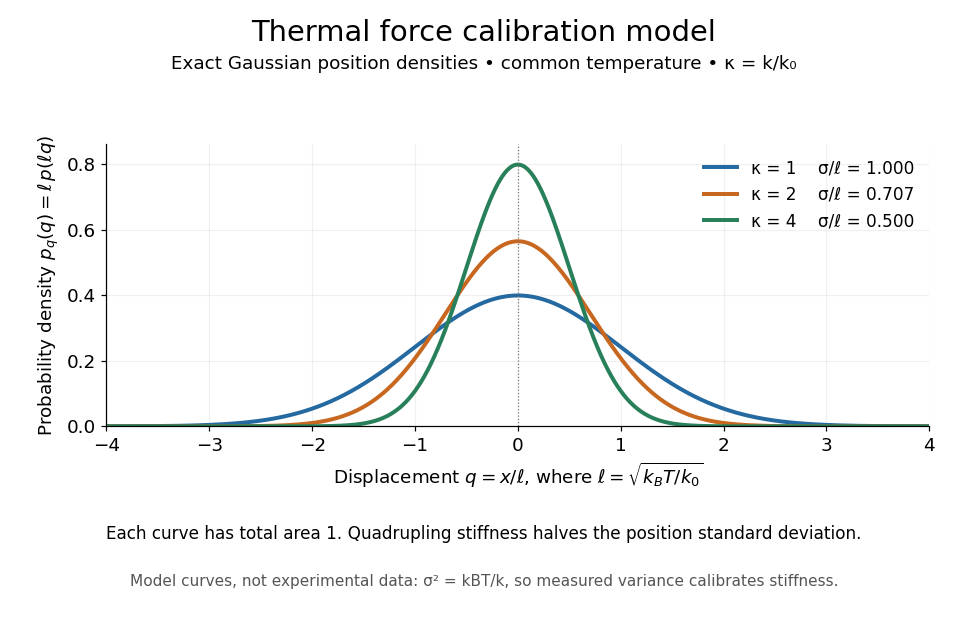

This chart was generated by the following Python code:
"""Exact harmonic-trap equilibrium densities at a common temperature.

Write optical-trap-thermal-position.png to the working directory.
Uses the repository numpy/matplotlib dependencies; tested with Python 3.14.
"""

import numpy as np
import matplotlib

matplotlib.use("Agg")
import matplotlib.pyplot as plt


def density(q, kappa):
    """Probability density per unit q, where ell = sqrt(k_B T / k_0)."""
    return np.sqrt(kappa / (2 * np.pi)) * np.exp(-0.5 * kappa * q**2)


def main():
    q = np.linspace(-4, 4, 1601)
    integration_q = np.linspace(-12, 12, 48001)
    stiffnesses = np.array([1.0, 2.0, 4.0])
    colors = ("#2469a0", "#c76720", "#27805a")
    plt.rcParams.update({"font.size": 12, "figure.facecolor": "white", "axes.facecolor": "white"})
    fig, ax = plt.subplots(figsize=(8.8, 5.7))
    fig.subplots_adjust(left=0.11, right=0.96, bottom=0.32, top=0.77)
    fig.suptitle("Thermal force calibration model", fontsize=19, y=0.97)
    fig.text(0.5, 0.89, "Exact Gaussian position densities • common temperature • κ = k/k₀", ha="center", fontsize=12)
    for kappa, color in zip(stiffnesses, colors):
        pdf = density(integration_q, kappa)
        area = np.trapezoid(pdf, integration_q)
        mean = np.trapezoid(integration_q * pdf, integration_q)
        variance = np.trapezoid(integration_q**2 * pdf, integration_q)
        energy = np.trapezoid(0.5 * kappa * integration_q**2 * pdf, integration_q)
        np.testing.assert_allclose([area, mean, variance, energy], [1, 0, 1/kappa, 0.5], atol=2e-14)
        assert np.all(pdf >= 0)
        sigma = 1 / np.sqrt(kappa)
        ax.plot(q, density(q, kappa), lw=2.6, color=color, label=f"κ = {kappa:g}    σ/ℓ = {sigma:.3f}")
        print(f"κ={kappa:g}: area={area:.15f}, mean={mean:.3g}, variance={variance:.15f}, mean U/(k_BT)={energy:.15f}")
    ax.set(xlim=(-4, 4), ylim=(0, 0.86), xlabel=r"Displacement $q=x/\ell$, where $\ell=\sqrt{k_BT/k_0}$", ylabel=r"Probability density $p_q(q)=\ell\,p(\ell q)$")
    ax.spines[["top", "right"]].set_visible(False)
    ax.grid(alpha=0.18)
    ax.legend(frameon=False, fontsize=11, loc="upper right")
    ax.axvline(0, color="#777777", lw=0.8, ls=":")
    fig.text(0.5, 0.14, "Each curve has total area 1. Quadrupling stiffness halves the position standard deviation.", ha="center", fontsize=11)
    fig.text(0.5, 0.065, "Model curves, not experimental data: σ² = kBT/k, so measured variance calibrates stiffness.", ha="center", fontsize=10, color="#555555")
    fig.savefig("optical-trap-thermal-position.png", dpi=110, facecolor="white", transparent=False)
    plt.close(fig)
    thermal_energy_pn_nm = 1.380649e-23 * 300 / 1e-21
    sigma_nm = np.sqrt(thermal_energy_pn_nm / 0.01)
    print(f"300 K example: kBT={thermal_energy_pn_nm:.7f} pN nm, σ={sigma_nm:.7f} nm")


if __name__ == "__main__":
    main()
